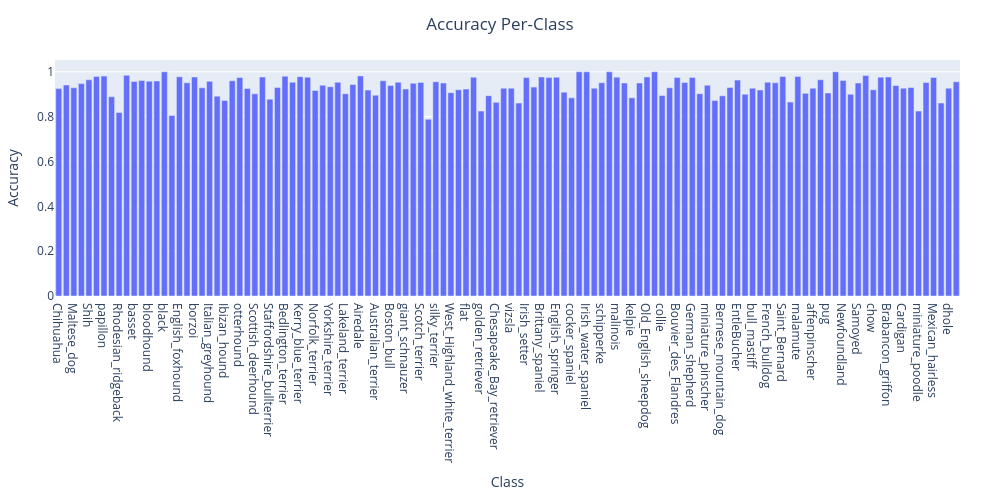

This figure's notebook cell:
### Code cell
fig = go.Figure(data=[
    go.Bar(x=cleaned_class_names, y=class_accuracies)
])

fig.update_layout(
    height=500,
    width=1000,
    title_text="Accuracy Per-Class",
    title_x=0.5,
    xaxis_title="Class",
    yaxis_title="Accuracy",
    margin=dict(l=40, r=40, t=60, b=40)
)

fig.show()

### Figure 1 — Plotly figure (JSON) as saved in the notebook; plotly's stock layout.template omitted (floating-point values rounded to 4 significant figures)
{"data": [{"type": "bar", "x": ["Chihuahua", "Japanese_spaniel", "Maltese_dog", "Pekinese", "Shih", "Blenheim_spaniel", "papillon", "toy_terrier", "Rhodesian_ridgeback", "Afghan_hound", "basset", "beagle", "bloodhound", "bluetick", "black", "Walker_hound", "English_foxhound", "redbone", "borzoi", "Irish_wolfhound", "Italian_greyhound", "whippet", "Ibizan_hound", "Norwegian_elkhound", "otterhound", "Saluki", "Scottish_deerhound", "Weimaraner", "Staffordshire_bullterrier", "American_Staffordshire_terrier", "Bedlington_terrier", "Border_terrier", "Kerry_blue_terrier", "Irish_terrier", "Norfolk_terrier", "Norwich_terrier", "Yorkshire_terrier", "wire", "Lakeland_terrier", "Sealyham_terrier", "Airedale", "cairn", "Australian_terrier", "Dandie_Dinmont", "Boston_bull", "miniature_schnauzer", "giant_schnauzer", "standard_schnauzer", "Scotch_terrier", "Tibetan_terrier", "silky_terrier", "soft", "West_Highland_white_terrier", "Lhasa", "flat", "curly", "golden_retriever", "Labrador_retriever", "Chesapeake_Bay_retriever", "German_short", "vizsla", "English_setter", "Irish_setter", "Gordon_setter", "Brittany_spaniel", "clumber", "English_springer", "Welsh_springer_spaniel", "cocker_spaniel", "Sussex_spaniel", "Irish_water_spaniel", "kuvasz", "schipperke", "groenendael", "malinois", "briard", "kelpie", "komondor", "Old_English_sheepdog", "Shetland_sheepdog", "collie", "Border_collie", "Bouvier_des_Flandres", "Rottweiler", "German_shepherd", "Doberman", "miniature_pinscher", "Greater_Swiss_Mountain_dog", "Bernese_mountain_dog", "Appenzeller", "EntleBucher", "boxer", "bull_mastiff", "Tibetan_mastiff", "French_bulldog", "Great_Dane", "Saint_Bernard", "Eskimo_dog", "malamute", "Siberian_husky", "affenpinscher", "basenji", "pug", "Leonberg", "Newfoundland", "Great_Pyrenees", "Samoyed", "Pomeranian", "chow", "keeshond", "Brabancon_griffon", "Pembroke", "Cardigan", "toy_poodle", "miniature_poodle", "standard_poodle", "Mexican_hairless", "dingo", "dhole", "African_hunting_dog"], "y": [0.925, 0.9412, 0.9286, 0.9474, 0.9643, 0.9796, 0.9808, 0.8889, 0.8182, 0.9844, 0.9565, 0.9615, 0.9583, 0.9592, 1, 0.8056, 0.9778, 0.9512, 0.9767, 0.9286, 0.9574, 0.8913, 0.8723, 0.96, 0.975, 0.9259, 0.9016, 0.9767, 0.878, 0.9302, 0.9804, 0.9535, 0.9783, 0.9762, 0.9167, 0.94, 0.9333, 0.9535, 0.902, 0.9434, 0.9818, 0.9184, 0.8958, 0.96, 0.9388, 0.9535, 0.9231, 0.9487, 0.9524, 0.7885, 0.9556, 0.95, 0.907, 0.92, 0.9231, 0.9756, 0.825, 0.8936, 0.8636, 0.9268, 0.9268, 0.8605, 0.9744, 0.9318, 0.9767, 0.9744, 0.9756, 0.9091, 0.8837, 1, 1, 0.9268, 0.9512, 1, 0.9762, 0.95, 0.8837, 0.95, 0.9773, 1, 0.8947, 0.9286, 0.9744, 0.9524, 0.975, 0.9024, 0.94, 0.8718, 0.8929, 0.9302, 0.963, 0.9, 0.9268, 0.9189, 0.9535, 0.9512, 0.9792, 0.8649, 0.9787, 0.9038, 0.9268, 0.9643, 0.9057, 1, 0.9615, 0.9, 0.95, 0.9831, 0.92, 0.9762, 0.9767, 0.9388, 0.9268, 0.9302, 0.825, 0.9524, 0.975, 0.8605, 0.9268, 0.9556]}], "layout": {"height": 500, "margin": {"b": 40, "l": 40, "r": 40, "t": 60}, "title": {"text": "Accuracy Per-Class", "x": 0.5}, "width": 1000, "xaxis": {"autorange": true, "range": [-0.5, 119.5], "title": {"text": "Class"}, "type": "category"}, "yaxis": {"autorange": true, "range": [0, 1.053], "title": {"text": "Accuracy"}, "type": "linear"}}}
